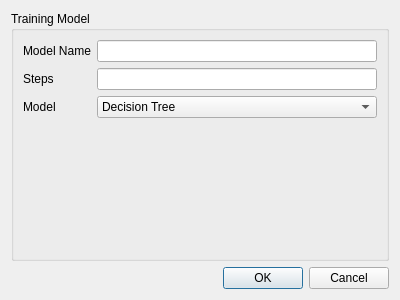
<?xml version="1.0" encoding="UTF-8"?>
<ui version="4.0">
 <class>Dialog</class>
 <widget class="QDialog" name="Dialog">
  <property name="geometry">
   <rect>
    <x>0</x>
    <y>0</y>
    <width>400</width>
    <height>300</height>
   </rect>
  </property>
  <property name="windowTitle">
   <string>Data</string>
  </property>
  <layout class="QVBoxLayout" name="verticalLayout">
   <item>
    <widget class="QGroupBox" name="groupBox">
     <property name="title">
      <string>Training Model</string>
     </property>
     <layout class="QFormLayout" name="formLayout">
      <item row="0" column="0">
       <widget class="QLabel" name="label_2">
        <property name="text">
         <string>Model Name</string>
        </property>
       </widget>
      </item>
      <item row="0" column="1">
       <widget class="QLineEdit" name="LNameTraining"/>
      </item>
      <item row="2" column="0">
       <widget class="QLabel" name="label">
        <property name="text">
         <string>Model</string>
        </property>
       </widget>
      </item>
      <item row="2" column="1">
       <widget class="QComboBox" name="CbTraining">
        <item>
         <property name="text">
          <string>Decision Tree</string>
         </property>
        </item>
        <item>
         <property name="text">
          <string>Support Vector Classification</string>
         </property>
        </item>
        <item>
         <property name="text">
          <string>Multi-Layer Perceptron Classifier</string>
         </property>
        </item>
        <item>
         <property name="text">
          <string>Long short term memory</string>
         </property>
        </item>
       </widget>
      </item>
      <item row="1" column="0">
       <widget class="QLabel" name="label_3">
        <property name="text">
         <string>Steps</string>
        </property>
       </widget>
      </item>
      <item row="1" column="1">
       <widget class="QLineEdit" name="LSteps"/>
      </item>
     </layout>
    </widget>
   </item>
   <item>
    <widget class="QDialogButtonBox" name="BtnBox">
     <property name="standardButtons">
      <set>QDialogButtonBox::Cancel|QDialogButtonBox::Ok</set>
     </property>
    </widget>
   </item>
  </layout>
 </widget>
 <resources/>
 <connections/>
</ui>
